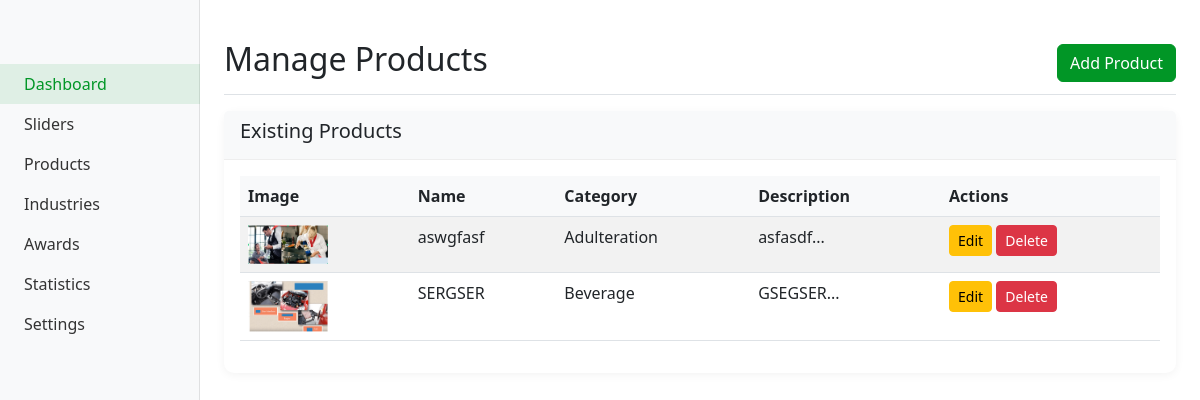
/admin/products.php, run on the app's committed database.
### tables this page shows
CREATE TABLE `products` (
  `id` int NOT NULL,
  `category_id` int DEFAULT NULL,
  `name` varchar(100) NOT NULL,
  `image_path` varchar(255) DEFAULT NULL,
  `description` text,
  `link` varchar(255) DEFAULT NULL,
  `is_active` tinyint(1) DEFAULT '1',
  `created_at` timestamp NULL DEFAULT CURRENT_TIMESTAMP,
  `updated_at` timestamp NULL DEFAULT CURRENT_TIMESTAMP ON UPDATE CURRENT_TIMESTAMP
);

CREATE TABLE `product_categories` (
  `id` int NOT NULL,
  `name` varchar(100) NOT NULL,
  `image_path` varchar(255) DEFAULT NULL,
  `description` text,
  `applications` text,
  `benefits` text,
  `manufacturer` varchar(255) DEFAULT NULL,
  `is_active` tinyint(1) DEFAULT '1',
  `created_at` timestamp NULL DEFAULT CURRENT_TIMESTAMP,
  `updated_at` timestamp NULL DEFAULT CURRENT_TIMESTAMP ON UPDATE CURRENT_TIMESTAMP
);

### includes/db.php (called while the page is built, shortened)
<?php
class Database {
    private $conn;
    public function __construct() {
        $this->conn = new mysqli(DB_HOST, DB_USER, DB_PASS, DB_NAME);
    }
    public function query($sql, $params = []) {
        $stmt = $this->conn->prepare($sql);
        $stmt->execute();
        return $stmt;
    }
    public function fetchAll($sql, $params = []) {
        $stmt = $this->query($sql, $params);
        $result = $stmt->get_result();
        return $result->fetch_all(MYSQLI_ASSOC);
    }
}
$db = new Database();
?>

### admin/products.php (the view, shortened to what this page needs)
<?php
require_once '../includes/db.php';
$products = $db->fetchAll("
    SELECT p.*, c.name as category_name
    FROM products p
    LEFT JOIN product_categories c ON p.category_id = c.id
    ORDER BY p.name
");
?>
<!DOCTYPE html>
<html lang="en">
<head>
    <link href="https://cdn.jsdelivr.net/npm/bootstrap@5.3.0/dist/css/bootstrap.min.css" rel="stylesheet">
    <link rel="stylesheet" href="../assets/css/admin.css">
</head>
<body>
    <div class="container-fluid">
        <div class="row">
            <?php include '../includes/sidebar.php'; ?>
            <main class="col-md-9 ms-sm-auto col-lg-10 px-md-4 py-4">
                <div class="d-flex justify-content-between flex-wrap flex-md-nowrap align-items-center pt-3 pb-2 mb-3 border-bottom">
                    <h1 class="h2">Manage Products</h1>
                    <div class="btn-toolbar mb-2 mb-md-0">
                        <a href="products.php?action=add" class="btn btn-success">
                            <i class="bi bi-plus-lg"></i> Add Product
                        </a>
                    </div>
                </div>
                <div class="card">
                    <div class="card-header">
                        <h5>Existing Products</h5>
                    </div>
                    <div class="card-body">
                        <div class="table-responsive">
                            <table class="table table-striped">
                                <thead>
                                    <tr>
                                        <th>Image</th>
                                        <th>Name</th>
                                        <th>Category</th>
                                        <th>Description</th>
                                        <th>Actions</th>
                                    </tr>
                                </thead>
                                <tbody>
                                    <?php foreach ($products as $product): ?>
                                    <tr>
                                        <td>
                                            <?php if ($product['image_path']): ?>
                                                <img src="../<?php echo htmlspecialchars($product['image_path']); ?>" style="max-width: 80px;">
                                            <?php endif; ?>
                                        </td>
                                        <td><?php echo htmlspecialchars($product['name']); ?></td>
                                        <td><?php echo htmlspecialchars($product['category_name'] ?? 'Uncategorized'); ?></td>
                                        <td><?php echo htmlspecialchars(substr($product['description'], 0, 50)); ?>...</td>
                                        <td>
                                            <a href="products.php?edit_id=<?php echo $product['id']; ?>" class="btn btn-sm btn-warning">Edit</a>
                                            <a href="products.php?delete=<?php echo $product['id']; ?>" class="btn btn-sm btn-danger" onclick="return confirm('Are you sure you want to delete this product?')">Delete</a>
                                        </td>
                                    </tr>
                                    <?php endforeach; ?>
                                </tbody>
                            </table>
                        </div>
                    </div>
                </div>
            </main>
        </div>
    </div>
</body>
</html>

### includes/sidebar.php
<div class="col-md-3 col-lg-2 d-md-block bg-light sidebar collapse" id="sidebarMenu">
    <div class="position-sticky pt-3">
        <ul class="nav flex-column">
            <li class="nav-item">
                <a class="nav-link active" href="dashboard.php">
                    <i class="bi bi-speedometer2 me-2"></i> Dashboard
                </a>
            </li>
            <li class="nav-item">
                <a class="nav-link" href="sliders.php">
                    <i class="bi bi-images me-2"></i> Sliders
                </a>
            </li>
            <li class="nav-item">
                <a class="nav-link" href="products.php">
                    <i class="bi bi-box-seam me-2"></i> Products
                </a>
            </li>
            <li class="nav-item">
                <a class="nav-link" href="industries.php">
                    <i class="bi bi-building me-2"></i> Industries
                </a>
            </li>
            <li class="nav-item">
                <a class="nav-link" href="awards.php">
                    <i class="bi bi-trophy me-2"></i> Awards
                </a>
            </li>
            <li class="nav-item">
                <a class="nav-link" href="statistics.php">
                    <i class="bi bi-graph-up me-2"></i> Statistics
                </a>
            </li>
            <li class="nav-item">
                <a class="nav-link" href="settings.php">
                    <i class="bi bi-gear me-2"></i> Settings
                </a>
            </li>
        </ul>
    </div>
</div>

### assets/css/admin.css (style rules this page uses)
.sidebar { position: fixed; top: 0; bottom: 0; left: 0; z-index: 100; padding: 48px 0 0; box-shadow: inset -1px 0 0 rgba(0, 0, 0, .1); }
.sidebar .nav-link { font-weight: 500; color: #333; padding: 0.5rem 1rem; }
.sidebar .nav-link.active { color: #019626; background-color: rgba(1, 150, 38, 0.1); }
.card { margin-bottom: 20px; border: none; border-radius: 10px; box-shadow: 0 2px 10px rgba(0, 0, 0, 0.05); }
.card-header { background-color: #f8f9fa; border-bottom: 1px solid #eee; font-weight: 500; }
.table { width: 100%; margin-bottom: 1rem; color: #212529; }
.table th { font-weight: 600; background-color: #f8f9fa; }
.btn-success { background-color: #019626; border-color: #019626; }

### data on the page
products: image_path (picture), name "aswgfasf", category.name "Adulteration", description "asfasdf"
products: image_path (picture), name "SERGSER", category.name "Beverage", description "GSEGSER"
